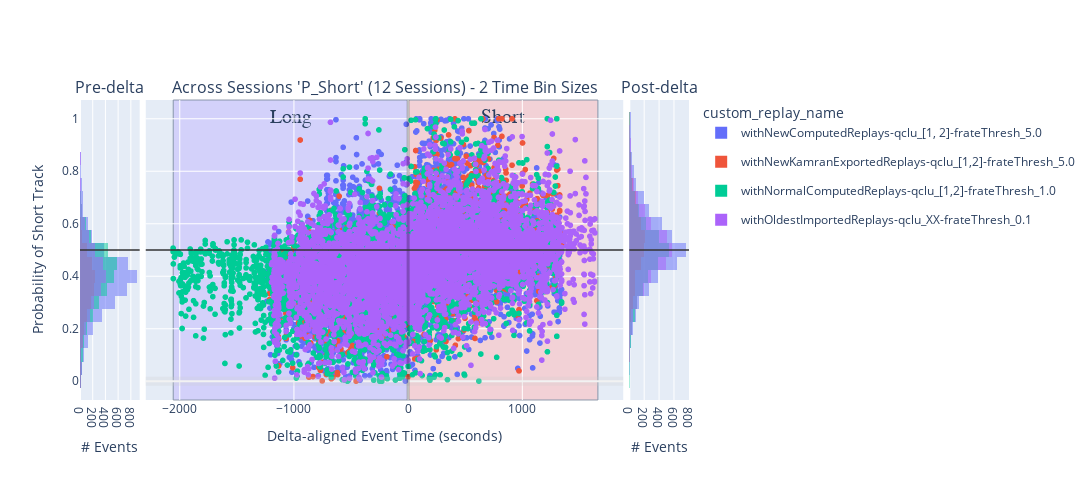

Here is the notebook cell this chart was saved with:
### Code cell
histogram_bins = 25
num_sessions = 1

# concatenated_ripple_df = deepcopy(df)
## INPUTS: all_sessions_all_scores_ripple_df

# concatenated_ripple_df = deepcopy(concatenated_ripple_df)
# concatenated_ripple_df = deepcopy(all_sessions_ripple_df)

# concatenated_ripple_df = deepcopy(filtered_all_sessions_wcorr_ripple_df)

concatenated_ripple_df = deepcopy(all_sessions_all_scores_ripple_df)
concatenated_ripple_df = concatenated_ripple_df[concatenated_ripple_df['custom_replay_name'] != '']
# concatenated_ripple_df = deepcopy(filtered_all_sessions_all_scores_ripple_df)

# concatenated_ripple_df = deepcopy(all_sessions_ripple_time_bin_df)
# concatenated_ripple_df = deepcopy(all_sessions_all_scores_ripple_df)
# concatenated_ripple_df = deepcopy(single_time_bin_size_all_sessions_ripple_df)
display(concatenated_ripple_df)
# ['longest_sequence_length_ratio_diff', 'direction_change_bin_ratio_diff', 'congruent_dir_bins_ratio_diff', 'total_congruent_direction_change_diff']


# variable_name = 'P_Long'
variable_name = 'P_Short' # Shows expected effect - short-only replay prior to delta and then split replays post-delta
# variable_name = 'long_best_pf_peak_x_pearsonr'
# variable_name = 'long_best_jump'
# variable_name = 'wcorr_abs_diff'
# variable_name = 'pearsonr_abs_diff'
# variable_name = 'direction_change_bin_ratio_diff'
# variable_name = 'longest_sequence_length_ratio_diff'
# variable_name = 'long_best_longest_sequence_length_ratio'
# variable_name = 'long_best_congruent_dir_bins_ratio'
# variable_name = 'congruent_dir_bins_ratio_diff'
# variable_name = 'total_congruent_direction_change_diff'
# variable_name = 'long_best_congruent_dir_bins_ratio'
# variable_name = 'long_best_direction_change_bin_ratio'
# variable_name = 'long_best_congruent_dir_bins_ratio'
# 'color':'is_user_annotated_epoch'
# 'color': 'is_user_annotated_epoch', 

# px_scatter_kwargs = {'x': 'delta_aligned_start_t', 'y': variable_name, 'color':"is_user_annotated_epoch", 'title': f"'{variable_name}'"} # , 'color': 'time_bin_size', 'range_y': [-1.0, 1.0], 'labels': {'session_name': 'Session', 'time_bin_size': 'tbin_size', 'is_user_annotated_epoch':'user_sel'}
px_scatter_kwargs = {'x': 'delta_aligned_start_t', 'y': variable_name, 'title': f"'{variable_name}'"} # , 'color': 'time_bin_size', 'range_y': [-1.0, 1.0], 'labels': {'session_name': 'Session', 'time_bin_size': 'tbin_size', 'is_user_annotated_epoch':'user_sel'}
# px_scatter_kwargs.pop('color')


# hist_kwargs = dict(color="time_bin_size")
hist_kwargs = dict(color="is_user_annotated_epoch") # , histnorm='probability density'
hist_kwargs.pop('color')

px_scatter_kwargs['color'] = 'custom_replay_name'
hist_kwargs['color'] = 'custom_replay_name'


new_fig_ripples, new_fig_ripples_context = plotly_pre_post_delta_scatter(data_results_df=concatenated_ripple_df, out_scatter_fig=None, histogram_bins=histogram_bins,
                        px_scatter_kwargs=px_scatter_kwargs, histogram_variable_name=variable_name, hist_kwargs=hist_kwargs, forced_range_y=None,
                        time_delta_tuple=(earliest_delta_aligned_t_start, 0.0, latest_delta_aligned_t_end), legend_title_text=None, is_dark_mode=is_dark_mode)

new_fig_ripples = new_fig_ripples.update_layout(fig_size_kwargs)
_extras_output_dict = {}
if is_dark_mode:
    _extras_output_dict["y_mid_line"] = new_fig_ripples.add_hline(y=0.5, line=dict(color="rgba(0.8,0.8,0.8,.75)", width=2), row='all', col='all')
else:
    _extras_output_dict["y_mid_line"] = new_fig_ripples.add_hline(y=0.5, line=dict(color="rgba(0.2,0.2,0.2,.75)", width=2), row='all', col='all')

# # Update layout to add a title to the legend
# new_fig_ripples.update_layout(
#     legend_title_text='Is User Selected'  # Add a title to the legend
# )

# fig_to_clipboard(new_fig_ripples, **fig_size_kwargs)
new_fig_ripples_context = new_fig_ripples_context.adding_context_if_missing(num_sessions=num_sessions, plot_type='scatter+hist', comparison='pre-post-delta', variable_name=variable_name)
figure_out_paths = save_plotly(a_fig=new_fig_ripples, a_fig_context=new_fig_ripples_context)
new_fig_ripples

### Figure 1 — Plotly figure (JSON) as saved in the notebook; plotly's stock layout.template omitted (floating-point values rounded to 4 significant figures; data arrays with more than 128 entries replaced by an {"elided": "..."} marker saying what was removed)
{"data": [{"alignmentgroup": "True", "bingroup": "y", "hovertemplate": "custom_replay_name=withNewComputedReplays-qclu_[1, 2]-frateThresh_5.0<br>count=%{x}<br>P_Short=%{y}<extra></extra>", "legendgroup": "withNewComputedReplays-qclu_[1, 2]-frateThresh_5.0", "marker": {"color": "#636efa", "opacity": 0.5, "pattern": {"shape": ""}}, "name": "withNewComputedReplays-qclu_[1, 2]-frateThresh_5.0", "nbinsy": 25, "offsetgroup": "withNewComputedReplays-qclu_[1, 2]-frateThresh_5.0", "orientation": "h", "showlegend": true, "type": "histogram", "xaxis": "x", "y": {"elided": "4572 float values"}, "yaxis": "y"}, {"alignmentgroup": "True", "bingroup": "y", "hovertemplate": "custom_replay_name=withNewKamranExportedReplays-qclu_[1,2]-frateThresh_5.0<br>count=%{x}<br>P_Short=%{y}<extra></extra>", "legendgroup": "withNewKamranExportedReplays-qclu_[1,2]-frateThresh_5.0", "marker": {"color": "#EF553B", "opacity": 0.5, "pattern": {"shape": ""}}, "name": "withNewKamranExportedReplays-qclu_[1,2]-frateThresh_5.0", "nbinsy": 25, "offsetgroup": "withNewKamranExportedReplays-qclu_[1,2]-frateThresh_5.0", "orientation": "h", "showlegend": true, "type": "histogram", "xaxis": "x", "y": {"elided": "1246 float values"}, "yaxis": "y"}, {"alignmentgroup": "True", "bingroup": "y", "hovertemplate": "custom_replay_name=withNormalComputedReplays-qclu_[1,2]-frateThresh_1.0<br>count=%{x}<br>P_Short=%{y}<extra></extra>", "legendgroup": "withNormalComputedReplays-qclu_[1,2]-frateThresh_1.0", "marker": {"color": "#00cc96", "opacity": 0.5, "pattern": {"shape": ""}}, "name": "withNormalComputedReplays-qclu_[1,2]-frateThresh_1.0", "nbinsy": 25, "offsetgroup": "withNormalComputedReplays-qclu_[1,2]-frateThresh_1.0", "orientation": "h", "showlegend": true, "type": "histogram", "xaxis": "x", "y": {"elided": "3086 float values"}, "yaxis": "y"}, {"alignmentgroup": "True", "bingroup": "y", "hovertemplate": "custom_replay_name=withOldestImportedReplays-qclu_XX-frateThresh_0.1<br>count=%{x}<br>P_Short=%{y}<extra></extra>", "legendgroup": "withOldestImportedReplays-qclu_XX-frateThresh_0.1", "marker": {"color": "#ab63fa", "opacity": 0.5, "pattern": {"shape": ""}}, "name": "withOldestImportedReplays-qclu_XX-frateThresh_0.1", "nbinsy": 25, "offsetgroup": "withOldestImportedReplays-qclu_XX-frateThresh_0.1", "orientation": "h", "showlegend": true, "type": "histogram", "xaxis": "x", "y": {"elided": "2206 float values"}, "yaxis": "y"}, {"hovertemplate": "custom_replay_name=withNewComputedReplays-qclu_[1, 2]-frateThresh_5.0<br>delta_aligned_start_t=%{x}<br>P_Short=%{y}<extra></extra>", "legendgroup": "withNewComputedReplays-qclu_[1, 2]-frateThresh_5.0", "marker": {"color": "#636efa", "symbol": "circle"}, "mode": "markers", "name": "withNewComputedReplays-qclu_[1, 2]-frateThresh_5.0", "showlegend": false, "type": "scattergl", "x": {"elided": "8693 float values"}, "xaxis": "x2", "y": {"elided": "8693 float values"}, "yaxis": "y2"}, {"hovertemplate": "custom_replay_name=withNewKamranExportedReplays-qclu_[1,2]-frateThresh_5.0<br>delta_aligned_start_t=%{x}<br>P_Short=%{y}<extra></extra>", "legendgroup": "withNewKamranExportedReplays-qclu_[1,2]-frateThresh_5.0", "marker": {"color": "#EF553B", "symbol": "circle"}, "mode": "markers", "name": "withNewKamranExportedReplays-qclu_[1,2]-frateThresh_5.0", "showlegend": false, "type": "scattergl", "x": {"elided": "2547 float values"}, "xaxis": "x2", "y": {"elided": "2547 float values"}, "yaxis": "y2"}, {"hovertemplate": "custom_replay_name=withNormalComputedReplays-qclu_[1,2]-frateThresh_1.0<br>delta_aligned_start_t=%{x}<br>P_Short=%{y}<extra></extra>", "legendgroup": "withNormalComputedReplays-qclu_[1,2]-frateThresh_1.0", "marker": {"color": "#00cc96", "symbol": "circle"}, "mode": "markers", "name": "withNormalComputedReplays-qclu_[1,2]-frateThresh_1.0", "showlegend": false, "type": "scattergl", "x": {"elided": "5633 float values"}, "xaxis": "x2", "y": {"elided": "5633 float values"}, "yaxis": "y2"}, {"hovertemplate": "custom_replay_name=withOldestImportedReplays-qclu_XX-frateThresh_0.1<br>delta_aligned_start_t=%{x}<br>P_Short=%{y}<extra></extra>", "legendgroup": "withOldestImportedReplays-qclu_XX-frateThresh_0.1", "marker": {"color": "#ab63fa", "symbol": "circle"}, "mode": "markers", "name": "withOldestImportedReplays-qclu_XX-frateThresh_0.1", "showlegend": false, "type": "scattergl", "x": {"elided": "5226 float values"}, "xaxis": "x2", "y": {"elided": "5226 float values"}, "yaxis": "y2"}, {"alignmentgroup": "True", "bingroup": "y", "hovertemplate": "custom_replay_name=withNewComputedReplays-qclu_[1, 2]-frateThresh_5.0<br>count=%{x}<br>P_Short=%{y}<extra></extra>", "legendgroup": "withNewComputedReplays-qclu_[1, 2]-frateThresh_5.0", "marker": {"color": "#636efa", "opacity": 0.5, "pattern": {"shape": ""}}, "name": "withNewComputedReplays-qclu_[1, 2]-frateThresh_5.0", "nbinsy": 25, "offsetgroup": "withNewComputedReplays-qclu_[1, 2]-frateThresh_5.0", "orientation": "h", "showlegend": false, "type": "histogram", "xaxis": "x3", "y": {"elided": "4121 float values"}, "yaxis": "y3"}, {"alignmentgroup": "True", "bingroup": "y", "hovertemplate": "custom_replay_name=withNewKamranExportedReplays-qclu_[1,2]-frateThresh_5.0<br>count=%{x}<br>P_Short=%{y}<extra></extra>", "legendgroup": "withNewKamranExportedReplays-qclu_[1,2]-frateThresh_5.0", "marker": {"color": "#EF553B", "opacity": 0.5, "pattern": {"shape": ""}}, "name": "withNewKamranExportedReplays-qclu_[1,2]-frateThresh_5.0", "nbinsy": 25, "offsetgroup": "withNewKamranExportedReplays-qclu_[1,2]-frateThresh_5.0", "orientation": "h", "showlegend": false, "type": "histogram", "xaxis": "x3", "y": {"elided": "1301 float values"}, "yaxis": "y3"}, {"alignmentgroup": "True", "bingroup": "y", "hovertemplate": "custom_replay_name=withNormalComputedReplays-qclu_[1,2]-frateThresh_1.0<br>count=%{x}<br>P_Short=%{y}<extra></extra>", "legendgroup": "withNormalComputedReplays-qclu_[1,2]-frateThresh_1.0", "marker": {"color": "#00cc96", "opacity": 0.5, "pattern": {"shape": ""}}, "name": "withNormalComputedReplays-qclu_[1,2]-frateThresh_1.0", "nbinsy": 25, "offsetgroup": "withNormalComputedReplays-qclu_[1,2]-frateThresh_1.0", "orientation": "h", "showlegend": false, "type": "histogram", "xaxis": "x3", "y": {"elided": "2547 float values"}, "yaxis": "y3"}, {"alignmentgroup": "True", "bingroup": "y", "hovertemplate": "custom_replay_name=withOldestImportedReplays-qclu_XX-frateThresh_0.1<br>count=%{x}<br>P_Short=%{y}<extra></extra>", "legendgroup": "withOldestImportedReplays-qclu_XX-frateThresh_0.1", "marker": {"color": "#ab63fa", "opacity": 0.5, "pattern": {"shape": ""}}, "name": "withOldestImportedReplays-qclu_XX-frateThresh_0.1", "nbinsy": 25, "offsetgroup": "withOldestImportedReplays-qclu_XX-frateThresh_0.1", "orientation": "h", "showlegend": false, "type": "histogram", "xaxis": "x3", "y": {"elided": "3020 float values"}, "yaxis": "y3"}], "layout": {"annotations": [{"font": {"size": 16}, "showarrow": false, "text": "Pre-delta", "x": 0.049, "xanchor": "center", "xref": "paper", "y": 1, "yanchor": "bottom", "yref": "paper"}, {"font": {"size": 16}, "showarrow": false, "text": "Across Sessions 'P_Short' (12 Sessions) - 2 Time Bin Sizes", "x": 0.5, "xanchor": "center", "xref": "paper", "y": 1, "yanchor": "bottom", "yref": "paper"}, {"font": {"size": 16}, "showarrow": false, "text": "Post-delta", "x": 0.951, "xanchor": "center", "xref": "paper", "y": 1, "yanchor": "bottom", "yref": "paper"}], "barmode": "overlay", "height": 480, "legend": {"title": {"text": "custom_replay_name"}}, "shapes": [{"line": {"color": "rgba(0.8,0.8,0.8,.25)", "width": 9}, "type": "line", "x0": 0, "x1": 1, "xref": "x2 domain", "y0": 0, "y1": 0, "yref": "y2"}, {"line": {"color": "rgba(1,1,1,.25)", "width": 3}, "type": "line", "x0": 0, "x1": 0, "xref": "x2", "y0": 0, "y1": 1, "yref": "y2 domain"}, {"fillcolor": "#c2b8ff", "label": {"font": {"family": "Times New Roman", "size": 20}, "text": "Long", "textposition": "top center"}, "layer": "below", "line": {"width": 1}, "opacity": 0.5, "type": "rect", "x0": -2057.0, "x1": 0, "xref": "x2", "y0": 0, "y1": 1, "yref": "y2 domain"}, {"fillcolor": "#ffb8b8", "label": {"font": {"family": "Times New Roman", "size": 20}, "text": "Short", "textposition": "top center"}, "layer": "below", "line": {"width": 1}, "opacity": 0.5, "type": "rect", "x0": 0, "x1": 1662.0, "xref": "x2", "y0": 0, "y1": 1, "yref": "y2 domain"}, {"line": {"color": "rgba(0.2,0.2,0.2,.75)", "width": 2}, "type": "line", "x0": 0, "x1": 1, "xref": "x domain", "y0": 0.5, "y1": 0.5, "yref": "y"}, {"line": {"color": "rgba(0.2,0.2,0.2,.75)", "width": 2}, "type": "line", "x0": 0, "x1": 1, "xref": "x2 domain", "y0": 0.5, "y1": 0.5, "yref": "y2"}, {"line": {"color": "rgba(0.2,0.2,0.2,.75)", "width": 2}, "type": "line", "x0": 0, "x1": 1, "xref": "x3 domain", "y0": 0.5, "y1": 0.5, "yref": "y3"}], "width": 1650, "xaxis": {"anchor": "y", "domain": [0, 0.098], "title": {"text": "# Events"}}, "xaxis2": {"anchor": "y2", "domain": [0.108, 0.892], "title": {"text": "Delta-aligned Event Time (seconds)"}}, "xaxis3": {"anchor": "y3", "domain": [0.902, 1], "title": {"text": "# Events"}}, "yaxis": {"anchor": "x", "domain": [0, 1], "title": {"text": "Probability of Short Track"}}, "yaxis2": {"anchor": "x2", "domain": [0, 1], "matches": "y", "showticklabels": false}, "yaxis3": {"anchor": "x3", "domain": [0, 1], "matches": "y", "showticklabels": false}}}
